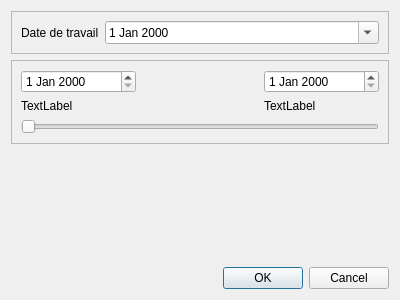
<?xml version="1.0" encoding="UTF-8"?>
<ui version="4.0">
 <class>Dialog_main</class>
 <widget class="QDialog" name="Dialog_main">
  <property name="geometry">
   <rect>
    <x>0</x>
    <y>0</y>
    <width>400</width>
    <height>300</height>
   </rect>
  </property>
  <property name="windowTitle">
   <string>Dialog</string>
  </property>
  <layout class="QVBoxLayout" name="verticalLayout">
   <item>
    <widget class="QFrame" name="frame">
     <property name="frameShape">
      <enum>QFrame::StyledPanel</enum>
     </property>
     <property name="frameShadow">
      <enum>QFrame::Raised</enum>
     </property>
     <layout class="QFormLayout" name="formLayout">
      <property name="fieldGrowthPolicy">
       <enum>QFormLayout::AllNonFixedFieldsGrow</enum>
      </property>
      <item row="0" column="0">
       <widget class="QLabel" name="label">
        <property name="text">
         <string>Date de travail</string>
        </property>
       </widget>
      </item>
      <item row="0" column="1">
       <widget class="QDateEdit" name="dateEdit">
        <property name="calendarPopup">
         <bool>true</bool>
        </property>
       </widget>
      </item>
     </layout>
    </widget>
   </item>
   <item>
    <widget class="QFrame" name="frame_2">
     <property name="frameShape">
      <enum>QFrame::StyledPanel</enum>
     </property>
     <property name="frameShadow">
      <enum>QFrame::Raised</enum>
     </property>
     <layout class="QGridLayout" name="gridLayout">
      <item row="2" column="0" colspan="3">
       <widget class="QSlider" name="horizontalSlider_date">
        <property name="orientation">
         <enum>Qt::Horizontal</enum>
        </property>
       </widget>
      </item>
      <item row="1" column="2">
       <widget class="QLabel" name="label_end">
        <property name="text">
         <string>TextLabel</string>
        </property>
       </widget>
      </item>
      <item row="1" column="0">
       <widget class="QLabel" name="label_start">
        <property name="text">
         <string>TextLabel</string>
        </property>
       </widget>
      </item>
      <item row="0" column="2">
       <widget class="QDateEdit" name="dateEdit_end"/>
      </item>
      <item row="0" column="0">
       <widget class="QDateEdit" name="dateEdit_start"/>
      </item>
     </layout>
    </widget>
   </item>
   <item>
    <spacer name="verticalSpacer">
     <property name="orientation">
      <enum>Qt::Vertical</enum>
     </property>
     <property name="sizeHint" stdset="0">
      <size>
       <width>20</width>
       <height>40</height>
      </size>
     </property>
    </spacer>
   </item>
   <item>
    <widget class="QDialogButtonBox" name="buttonBox">
     <property name="orientation">
      <enum>Qt::Horizontal</enum>
     </property>
     <property name="standardButtons">
      <set>QDialogButtonBox::Cancel|QDialogButtonBox::Ok</set>
     </property>
    </widget>
   </item>
  </layout>
 </widget>
 <resources/>
 <connections>
  <connection>
   <sender>buttonBox</sender>
   <signal>accepted()</signal>
   <receiver>Dialog_main</receiver>
   <slot>accept()</slot>
   <hints>
    <hint type="sourcelabel">
     <x>248</x>
     <y>254</y>
    </hint>
    <hint type="destinationlabel">
     <x>157</x>
     <y>274</y>
    </hint>
   </hints>
  </connection>
  <connection>
   <sender>buttonBox</sender>
   <signal>rejected()</signal>
   <receiver>Dialog_main</receiver>
   <slot>reject()</slot>
   <hints>
    <hint type="sourcelabel">
     <x>316</x>
     <y>260</y>
    </hint>
    <hint type="destinationlabel">
     <x>286</x>
     <y>274</y>
    </hint>
   </hints>
  </connection>
 </connections>
</ui>
